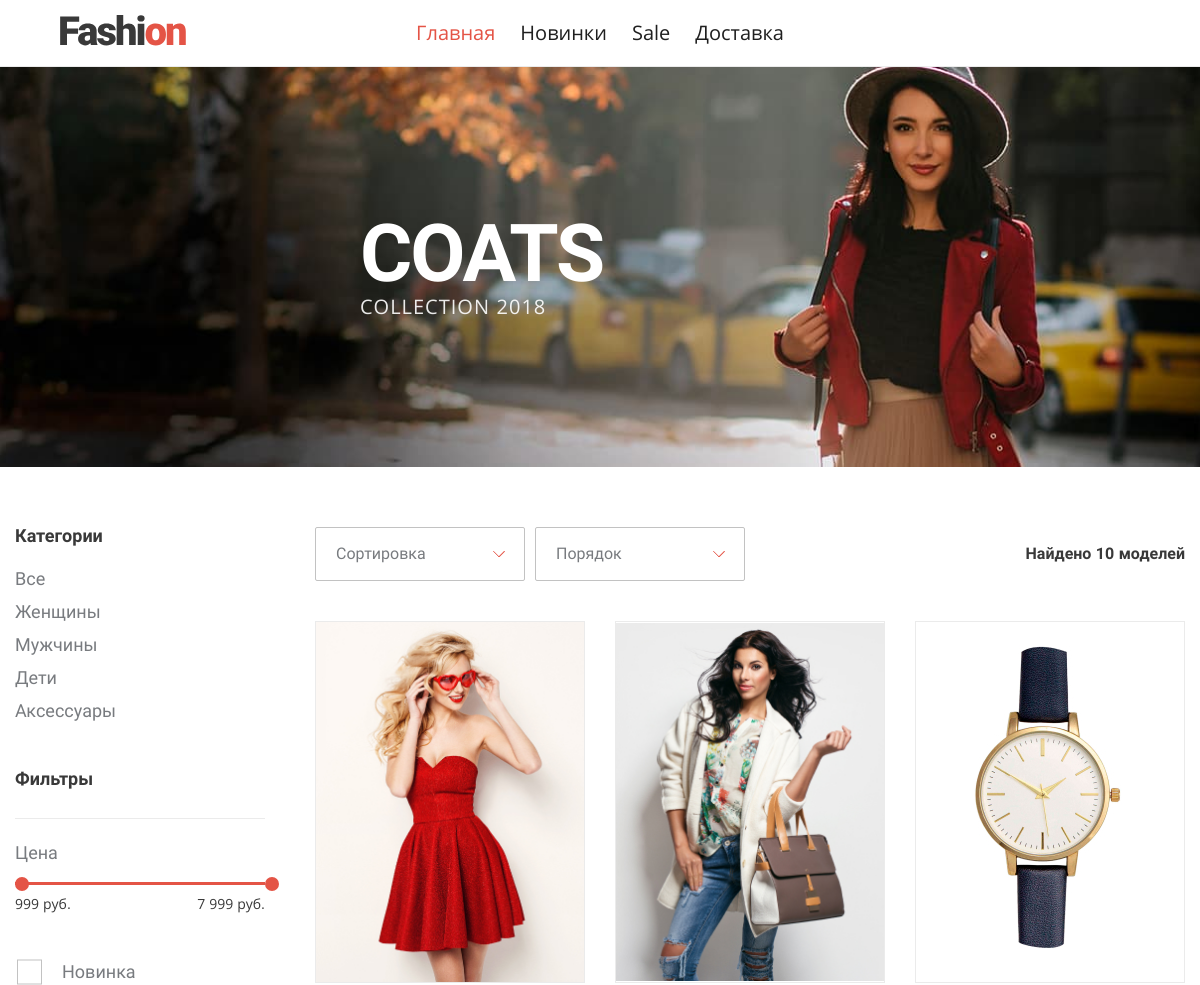
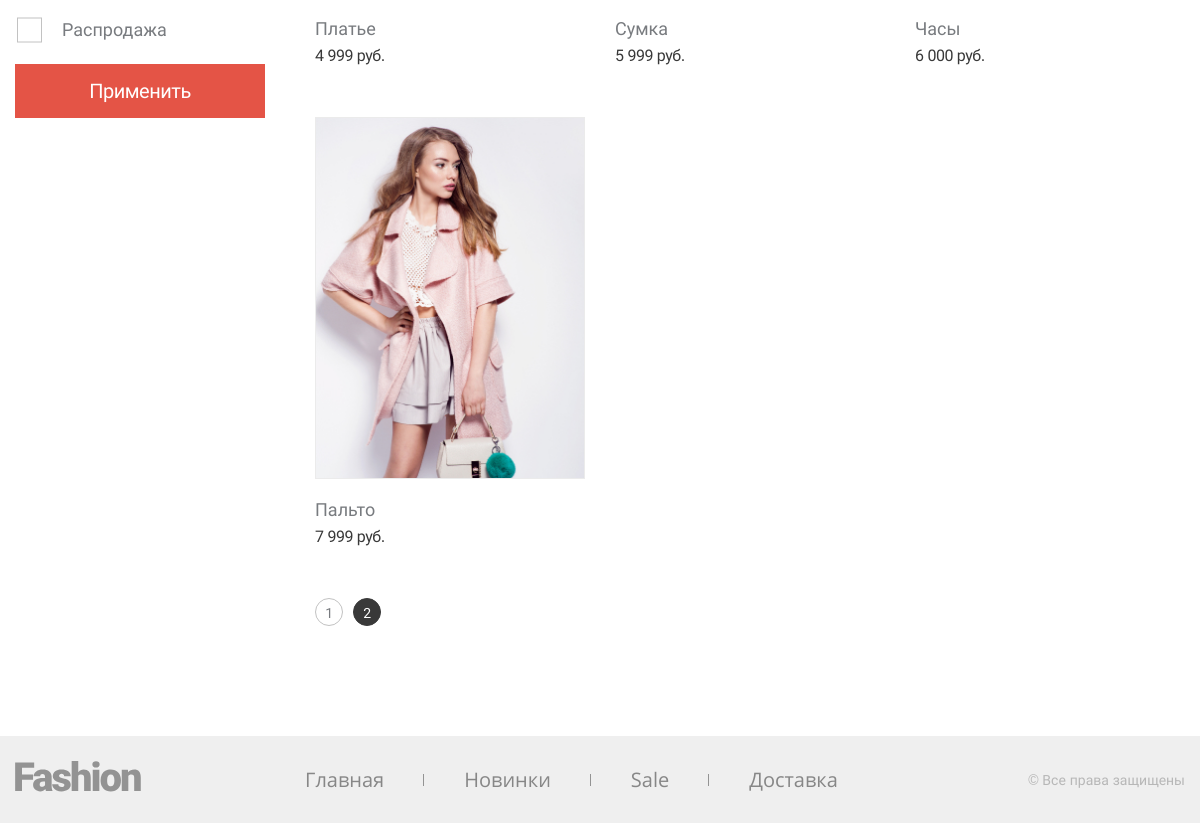
Screenshot of /?page=2 with the database file from the repository (2 pictures, top to bottom).
### tables this page shows
CREATE TABLE `menu` (
  `id` int(11) NOT NULL,
  `name` varchar(255) NOT NULL,
  `path` varchar(255) NOT NULL,
  `sort` int(11) NOT NULL,
  `admin` tinyint(1) NOT NULL DEFAULT 0
);

CREATE TABLE `catalog` (
  `id` int(11) NOT NULL,
  `name` varchar(255) NOT NULL,
  `description` text DEFAULT NULL,
  `alias` varchar(255) NOT NULL,
  `cdate` datetime NOT NULL,
  `mdate` timestamp NOT NULL DEFAULT current_timestamp() ON UPDATE current_timestamp()
);

CREATE TABLE `images` (
  `id` int(11) NOT NULL,
  `id_product` int(11) NOT NULL,
  `sort` int(11) NOT NULL DEFAULT 0,
  `image` varchar(255) NOT NULL
);

CREATE TABLE `products` (
  `id` int(11) NOT NULL,
  `name` varchar(255) NOT NULL,
  `description` text NOT NULL,
  `price` double(15,2) NOT NULL,
  `new` tinyint(1) NOT NULL DEFAULT 0,
  `sale` tinyint(1) NOT NULL DEFAULT 0,
  `cdate` datetime NOT NULL,
  `mdate` timestamp NOT NULL DEFAULT current_timestamp() ON UPDATE current_timestamp()
);

### src/db_conf.php (called while the page is built)
<?php
function connect()
{
    static $connection = null;
    if (null === $connection) {
        $dbHost = 'localhost';
        $dbUser = 'root';
        $dbPass = '';
        $dbName = 'php1';
        $connection = mysqli_connect($dbHost, $dbUser, $dbPass, $dbName) or die('connection Error');
        $connection->set_charset("utf8");
    }
    return $connection;
}

### src/catalog_event.php (called while the page is built)
<?php
function getCatalogIdByAlias($alias)
{
    $alias = mysqli_real_escape_string(connect(), $alias);
    $res = mysqli_query(connect(), "SELECT `id` FROM `catalog` WHERE alias = '" . $alias . "'");
    $row = mysqli_fetch_assoc($res);
    return $row['id'];
}

### src/products_event.php (called while the page is built, shortened)
<?php
function getMinMaxPrice($catalog_id, $new, $sale)
{
    $catalog_select = $catalog_id != 1 ? " `catalog_product`.`catalog_id` = " . $catalog_id . " AND " : "";
    $new_select = $new == 1 ? " `products`.`new` = 1 AND " : "";
    $sale_select = $sale == 1 ? " `products`.`sale` = 1 AND " : "";
    $sql = "SELECT MIN(`products`.`price`) AS `min_price`,
                    MAX(`products`.`price`) AS `max_price`
            FROM `products`
            LEFT JOIN `catalog_product` ON `catalog_product`.`id_product` = `products`.`id`
            WHERE " . $catalog_select . $new_select . $sale_select . " `products`.`id` > 0";
    $res = mysqli_query(connect(), $sql);
    return mysqli_fetch_assoc($res);
}

### src/show_products.php (called while the page is built)
<?php
function showProducts($catalog_id, $new, $sale, $sort, $ascDesc, $priceBegin, $priceEnd, $page)
{
  $catalog_select = $catalog_id != 1 ? " `catalog_product`.`catalog_id` = " . $catalog_id . " AND " : "";
  $catalog_join = $catalog_id != 1 ? " LEFT JOIN `catalog_product` ON `catalog_product`.`id_product` = `products`.`id` " : "";
  $new_select = $new == 1 ? " `products`.`new` = 1 AND " : "";
  $sale_select = $sale == 1 ? " `products`.`sale` = 1 AND " : "";
  $min_price_select = $priceBegin > 0 ? " `products`.`price` >= " . $priceBegin . " AND " : "";
  $max_price_select = $priceEnd > 0 ? " `products`.`price` <= " . $priceEnd . " AND " : "";
  $sql = "SELECT `products`.`id` as `id`,
                  `products`.`name` as `name`,
                  `products`.`price` as `price`,
                  `images`.`image` as `image`
          FROM `products`
          LEFT JOIN `images` ON `products`.`id` = `images`.`id_product` " .
          $catalog_join
          . " WHERE " . $catalog_select . $new_select . $sale_select . $min_price_select . $max_price_select
          . " `products`.`id` > 0 ORDER BY `" . $sort . "` " . $ascDesc;
  $res_count = mysqli_query(connect(), $sql);
  $res = mysqli_query(connect(), $sql . " LIMIT 6 OFFSET " . ($page - 1) * 6);
  $lines = [];
  while($row = mysqli_fetch_assoc($res)) {
    $lines[] = $row;
  }
  return [$lines, mysqli_num_rows($res_count)];
}
?>

### src/show_menu.php (the view, shortened to what this page needs)
<?php
function showMenu($sort, $listClass, $linkClass, $admin)
{
    $res = mysqli_query(connect(), "SELECT * from `menu` WHERE `admin` IN (1, " . $admin . ") ORDER BY `" . $sort . "`");
    ?>
        <ul class="<?=$listClass?>">
            <?php while ($row = mysqli_fetch_assoc($res)): ?>
            <?php
                if (isset($_GET['id1']) && isset(preg_split("/\//", $row['path'])[2]) && preg_split("/\//", $row['path'])[2] == $_GET['id1']) {
                    $active = "active";
                }
                else if (!isset(preg_split("/\//", $row['path'])[3]) && preg_split("/\//", $row['path'])[1] == $_GET['id']) {
                    $active = "active";
                } else {
                    $active = "";
                }
            ?>
                <li>
                    <a class="<?=$linkClass . " " . $active?>" href="<?=$row['path']?>"><?=$row['name']?></a>
                </li>
            <?php
                endwhile; ?>
        </ul>
    <?php
}

### route/catalog.php (shortened to what this page needs)
<?php
$catalog_id = getCatalogIdByAlias(isset($_GET['id1']) && $_GET['id1'] != "sale" && $_GET['id1'] != "new" ? $_GET['id1'] : "all");
$new = (isset($_GET['id1']) && $_GET['id1'] == "new") || (isset($_GET['new']) && $_GET['new'] == 1) ? 1 : 0;
$sale = (isset($_GET['id1']) && $_GET['id1'] == "sale") || (isset($_GET['sale']) && $_GET['sale'] == 1) ? 1 : 0;;
$sort = isset($_GET['sort']) ? $_GET['sort'] : "price";
$ascDesc = isset($_GET['ascdesc']) ? $_GET['ascdesc'] : "asc";
$priceBegin = isset($_GET['min_price']) ? $_GET['min_price'] : getMinMaxPrice($catalog_id, $new, $sale)['min_price'];
$priceEnd = isset($_GET['max_price']) ? $_GET['max_price'] : getMinMaxPrice($catalog_id, $new, $sale)['max_price'];
$oldPriceEnd = getMinMaxPrice($catalog_id, $new, $sale)['max_price'];
$page = isset($_GET['page']) ? $_GET['page'] : 1;
$products = showProducts($catalog_id, $new, $sale, $sort, $ascDesc, $priceBegin, $priceEnd, $page);
?>
<main class="shop-page">
  <header class="intro">
    <div class="intro__wrapper">
      <h1 class=" intro__title">COATS</h1>
      <p class="intro__info">Collection 2018</p>
    </div>
  </header>
  <section class="shop container">
    <section class="shop__filter filter">
      <form id="catalog_filter">
      <div class="filter__wrapper">
        <b class="filter__title">Категории</b>
        <?=showCatalog();?>
      </div>
        <div class="filter__wrapper">
          <b class="filter__title">Фильтры</b>
          <div class="filter__range range">
            <span class="range__info">Цена</span>
            <div class="range__line" aria-label="Range Line"></div>
            <div class="range__res">
              <span class="range__res-item min-price"><?=number_format($priceBegin, 0, '.', ' ')?> руб.</span>
              <span class="range__res-item max-price"><?=number_format($priceEnd, 0, '.', ' ')?> руб.</span>
            </div>
          </div>
        </div>
        <fieldset class="custom-form__group">
          <label for="new" class="custom-form__checkbox-label custom-form__info" style="display: block;">Новинка</label>
          <label for="sale" class="custom-form__checkbox-label custom-form__info" style="display: block;">Распродажа</label>
        </fieldset>
        <button class="button" type="submit" style="width: 100%">Применить</button>
      </form>
    </section>
    <div class="shop__wrapper">
      <section class="shop__sorting">
        <div class="shop__sorting-item custom-form__select-wrapper">
          <select class="custom-form__select" name="sort" id="sort">
            <option value="0" hidden="">Сортировка</option>
          </select>
        </div>
        <div class="shop__sorting-item custom-form__select-wrapper">
          <select class="custom-form__select" name="ascdesc" id="ascdesc">
            <option value="0" hidden="">Порядок</option>
          </select>
        </div>
        <p class="shop__sorting-res">Найдено <span class="res-sort"><?=$products[1]?></span> моделей</p>
      </section>
      <section class="shop__list">
        <?php for($i = 0; $i < count($products[0]); $i++):?>
          <article class="shop__item product" id="<?=$products[0][$i]['id']?>" tabindex="<?=$i?>">
            <div class="product__image">
              <img src="/img/<?=$products[0][$i]['image']?>" alt="product-name">
            </div>
            <p class="product__name"><?=$products[0][$i]['name']?></p>
            <span class="product__price"><?=number_format($products[0][$i]['price'], 0, '.', ' ')?> руб.</span>
          </article>
        <?php endfor; ?>
      </section>
      <ul class="shop__paginator paginator">
        <?php
          for ($i = 1; $i <= ceil($products[1]/6); $i++):
        ?>
          <li>
            <a class="paginator__item" <?=$page != $i ? 'href=' . explode("?", $_SERVER["REQUEST_URI"])[0] . '?page=' . $i . (isset($_GET['page']) || $_SERVER['QUERY_STRING'] == '' ? '' : '&') . preg_replace("/page=[0-9]+/", "", $_SERVER['QUERY_STRING']) : ''?>><?=$i?></a>
          </li>
        <?php endfor; ?>
      </ul>
    </div>
  </section>
</main>

### src/show_catalog.php
<?php
function showCatalog()
{
    $res = mysqli_query(connect(), "SELECT * from `catalog` ORDER BY `id`");
    ?>
        <ul class="filter__list">
            <?php while($row = mysqli_fetch_assoc($res)): ?>
                <li>
                    <a class="filter__list-item" href="<?=$row['alias'] == 'all' ? '/' : '/catalog/' . $row['alias'] . '/'?>"><?=$row['name']?></a>
                </li>
            <?php endwhile; ?>
        </ul>
    <?php
}

### rows the page displays
menu: name "Главная"
menu: name "Новинки"
menu: name "Sale"
menu: name "Доставка"
catalog: name "Все"
catalog: name "Женщины"
catalog: name "Мужчины"
catalog: name "Дети"
catalog: name "Аксессуары"
images: image (picture), id_product.name "Платье", id_product.price "4 999"
images: image (picture), id_product.name "Сумка", id_product.price "5 999"
images: image (picture), id_product.name "Часы", id_product.price "6 000"
images: image (picture), id_product.name "Пальто", id_product.price "7 999"

### other values shown
$priceBegin "999"
$priceEnd "7 999"
$products[1] "10"
